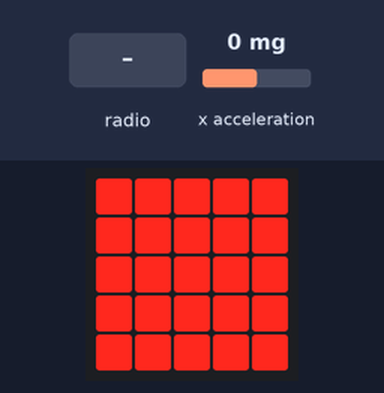
This program was run on a simulated Calliope mini (MakeCode). On the bench: the board's 5×5 LED display. The test bench sets the inputs (shaded band); at power-on: x acceleration 0 mg.

Above: at 1.2 s.
1.3 s: radio message "warten" arrives
Timing chart, 0 to 4.3 s (numbered marks = the images above; inputs shaded):
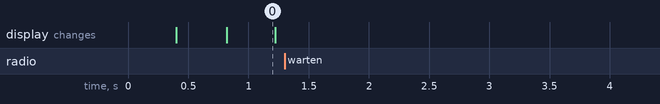

Measured:
- after the input at 1.3 s, every drawn part: stays the same
- what the display in image 0 shows lasts 0.4 s, from 0.8 s to 1.2 s

The program:

main.ts
```typescript
radio.onReceivedString(function (receivedString) {
    let mittel = ""
    let leicht = ""
    let receivedsteing = ""
    if (receivedsteing == spielen) {
        spielphase = spielen
    } else if (receivedsteing == leicht) {
        schwirigkeit = 1
    } else if (receivedsteing == mittel) {

    } else {

    }
})
let spielen = ""
let schwirigkeit = 0
let spielphase = ""
radio.setGroup(3)
spielphase = "warten"
schwirigkeit = 1
let platzhalter = input.acceleration(Dimension.X)
basic.forever(function () {
    if (spielphase == "warten") {
        basic.showLeds(`
            # # # # #
            # # # # #
            # # # # #
            # # # # #
            # # # # #
            `)
        basic.showLeds(`
            . . . . .
            . . . . .
            . . . . .
            . . . . .
            . . . . .
            `)
    } else if (spielphase == spielen) {

    }
})
```

test.ts
```typescript
// Hier kann man Tests durchführen; diese Datei wird nicht kompiliert, wenn dieses Paket als Erweiterung verwendet wird.
```
